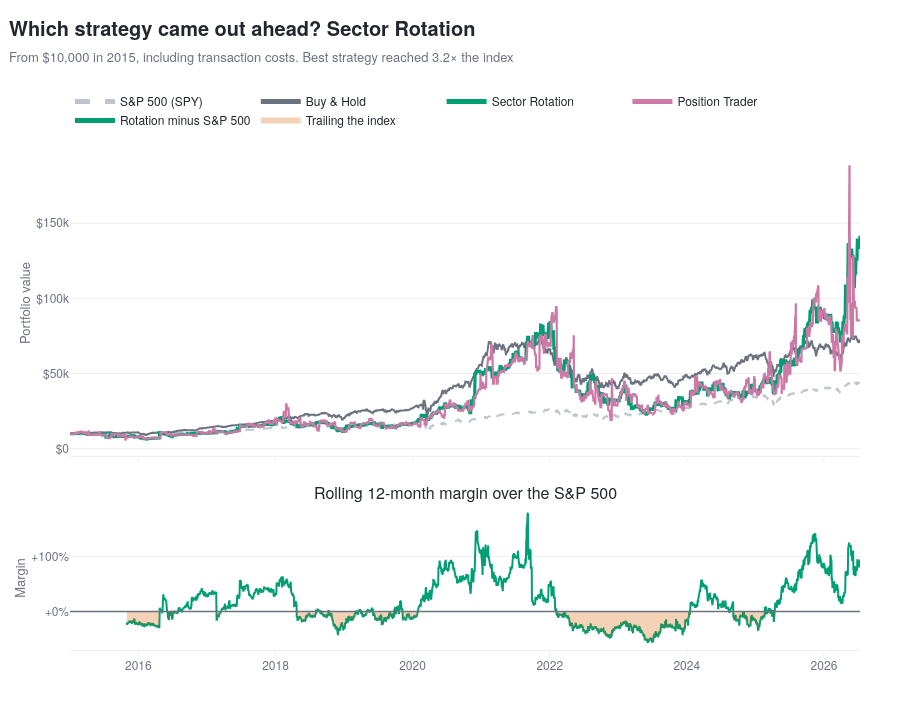

The notebook cell this image was saved under:
### Markdown cell above
**Finding.** The signal is not stationary. Accuracy was measurably higher before 2021 than
after, which is consistent with an edge being competed away as more participants traded on
the same public signals. Any backtest quoting a single average across eleven years conceals
this, which is why Q10 shows where the strategy gained and lost rather than only a final
figure.

---

## Q3 · Would trading these signals have beaten the market?

*Dashboard: Key Findings figure 3, and the Strategies page*

Everything above measures whether the signal contains information. This asks whether that
information survives contact with execution — holding periods, transaction costs, and
committing capital before knowing the outcome. The lower panel is the honest part: a single
final number hides how the return was earned.

### Code cell
eq = equity.copy()
eq['date'] = pd.to_datetime(eq['date'])
curves = eq.set_index('date').sort_index().ffill()

SERIES = [('S&P_500_SPY',     'S&P 500 (SPY)',   CONTEXT,   'dash',  2.0),
          ('Buy_&_Hold',      'Buy & Hold',      MUTED,     'solid', 2.0),
          ('Sector_Rotation', 'Sector Rotation', ACCENT,    'solid', 3.2),
          ('Position_Trader', 'Position Trader', HIGHLIGHT, 'solid', 2.2)]
SERIES = [s for s in SERIES if s[0] in curves.columns]
finals = {l: float(curves[cc].dropna().iloc[-1]) for cc, l, *_ in SERIES}
for k, v in sorted(finals.items(), key=lambda x: -x[1]):
    print(f'  {k:<20} ${v:>12,.0f}   {(v/10000-1)*100:>8.1f}%')

fig = make_subplots(rows=2, cols=1, shared_xaxes=True, vertical_spacing=0.10,
                    row_heights=[0.68, 0.32],
                    subplot_titles=('', 'Rolling 12-month margin over the S&P 500'))
for cc, label, colour, dash, width in SERIES:
    s = curves[cc].dropna()
    fig.add_trace(go.Scatter(x=s.index, y=s.values, mode='lines', name=label,
                             line=dict(color=colour, width=width, dash=dash),
                             hovertemplate=f'<b>{label}</b><br>%{{x|%b %Y}}'
                                           f'<br>$%{{y:,.0f}}<extra></extra>'), row=1, col=1)

behind = np.nan
if {'Sector_Rotation','S&P_500_SPY'} <= set(curves.columns):
    r12 = curves.pct_change(252)
    margin = (r12['Sector_Rotation'] - r12['S&P_500_SPY']).dropna()
    behind = float((margin < 0).mean())
    fig.add_trace(go.Scatter(x=margin.index, y=margin.values, mode='lines',
                             line=dict(color=ACCENT, width=2),
                             name='Rotation minus S&P 500',
                             hovertemplate='%{x|%b %Y}<br>%{y:+.1%}<extra></extra>'),
                  row=2, col=1)
    fig.add_trace(go.Scatter(x=margin.index,
                             y=np.where(margin.values < 0, margin.values, 0),
                             fill='tozeroy', mode='none', fillcolor='rgba(213,94,0,0.28)',
                             name='Trailing the index', hoverinfo='skip'), row=2, col=1)
    fig.add_hline(y=0, line_color=MUTED, line_width=1.5, row=2, col=1)

fig.update_yaxes(title='Portfolio value', tickprefix='$', row=1, col=1)
fig.update_yaxes(title='Margin', tickformat='+.0%', row=2, col=1)
fig.update_layout(hovermode='x unified', margin=dict(t=150),
                  legend=dict(orientation='h', y=1.03, x=0, yanchor='bottom',
                              itemwidth=40, itemsizing='constant'))
best = max(finals, key=finals.get)
spy  = finals.get('S&P 500 (SPY)')
sub  = f'From $10,000 in 2015, including transaction costs'
if spy: sub += f'. Best strategy reached {finals[best]/spy:.1f}× the index'
titled(fig, f'Which strategy came out ahead? {best}', sub, height=720)
fig.show()
if behind == behind:
    print(f'\nSector Rotation trailed the index in {behind:.1%} of rolling 12-month windows.')

### Figure 1 — Plotly figure (JSON) as saved in the notebook; plotly's stock layout.template omitted (floating-point values rounded to 4 significant figures; data arrays with more than 128 entries replaced by an {"elided": "..."} marker saying what was removed)
{"data": [{"hovertemplate": "<b>S&P 500 (SPY)</b><br>%{x|%b %Y}<br>$%{y:,.0f}<extra></extra>", "line": {"color": "#BFC5CF", "dash": "dash", "width": 2}, "mode": "lines", "name": "S&P 500 (SPY)", "type": "scatter", "x": {"elided": "3497 str values"}, "xaxis": "x", "y": {"elided": "3497 float values"}, "yaxis": "y"}, {"hovertemplate": "<b>Buy & Hold</b><br>%{x|%b %Y}<br>$%{y:,.0f}<extra></extra>", "line": {"color": "#6B7280", "dash": "solid", "width": 2}, "mode": "lines", "name": "Buy & Hold", "type": "scatter", "x": {"elided": "3497 str values"}, "xaxis": "x", "y": {"elided": "3497 float values"}, "yaxis": "y"}, {"hovertemplate": "<b>Sector Rotation</b><br>%{x|%b %Y}<br>$%{y:,.0f}<extra></extra>", "line": {"color": "#009E73", "dash": "solid", "width": 3.2}, "mode": "lines", "name": "Sector Rotation", "type": "scatter", "x": {"elided": "3496 str values"}, "xaxis": "x", "y": {"elided": "3496 float values"}, "yaxis": "y"}, {"hovertemplate": "<b>Position Trader</b><br>%{x|%b %Y}<br>$%{y:,.0f}<extra></extra>", "line": {"color": "#CC79A7", "dash": "solid", "width": 2.2}, "mode": "lines", "name": "Position Trader", "type": "scatter", "x": {"elided": "3497 str values"}, "xaxis": "x", "y": {"elided": "3497 float values"}, "yaxis": "y"}, {"hovertemplate": "%{x|%b %Y}<br>%{y:+.1%}<extra></extra>", "line": {"color": "#009E73", "width": 2}, "mode": "lines", "name": "Rotation minus S&P 500", "type": "scatter", "x": {"elided": "3244 str values"}, "xaxis": "x2", "y": {"elided": "3244 float values"}, "yaxis": "y2"}, {"fill": "tozeroy", "fillcolor": "rgba(213,94,0,0.28)", "hoverinfo": "skip", "mode": "none", "name": "Trailing the index", "type": "scatter", "x": {"elided": "3244 str values"}, "xaxis": "x2", "y": {"elided": "3244 float values"}, "yaxis": "y2"}], "layout": {"annotations": [{"font": {"size": 16}, "showarrow": false, "text": "Rolling 12-month margin over the S&P 500", "x": 0.5, "xanchor": "center", "xref": "paper", "y": 0.288, "yanchor": "bottom", "yref": "paper"}], "height": 720, "hovermode": "x unified", "legend": {"itemsizing": "constant", "itemwidth": 40, "orientation": "h", "x": 0, "y": 1.03, "yanchor": "bottom"}, "margin": {"t": 150}, "shapes": [{"line": {"color": "#6B7280", "width": 1.5}, "type": "line", "x0": 0, "x1": 1, "xref": "x2 domain", "y0": 0, "y1": 0, "yref": "y2"}], "title": {"text": "<b>Which strategy came out ahead? Sector Rotation</b><br><span style='font-size:13px;color:#6B7280'>From $10,000 in 2015, including transaction costs. Best strategy reached 3.2× the index</span>"}, "xaxis": {"anchor": "y", "domain": [0, 1], "matches": "x2", "showticklabels": false}, "xaxis2": {"anchor": "y2", "domain": [0, 1]}, "yaxis": {"anchor": "x", "domain": [0.388, 1], "tickprefix": "$", "title": {"text": "Portfolio value"}}, "yaxis2": {"anchor": "x2", "domain": [0, 0.288], "tickformat": "+.0%", "title": {"text": "Margin"}}}}
